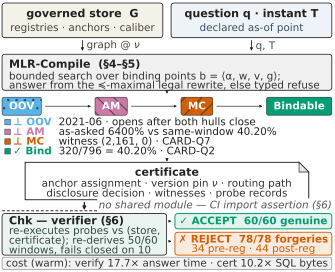

Reproduce this figure in Python.
"""Fig.2 -- from question to independently checkable decision (METHOD figure).

NEW 2026-08-27 (FIGURE_REDESIGN_SPEC v1 §3): replaces figA_partition in the
body.  Both review rounds asked for the mechanism drawn: how a question becomes
either a certified answer or a typed refusal, and why the verifier's acceptance
is independent of the compiler.  The DOC(dagger)-grammar single-column dataflow
below carries it; the four-guard partition of the old figA survives here as the
guard-chain inset (its full four-request walk moves to the technical report).

TRUST BOUNDARY.  A full-width dashed rule separates the compiler side from the
verifier side; the certificate is the ONLY object that crosses it -- the
verifier shares no project-internal module with the compiler (CI import
assertion, INDEPENDENCE_REPORT).

NUMBERS DISCIPLINE.  Every number is read from a frozen JSON and asserted before
drawing (exit non-zero on mismatch); nothing is retyped:
  * guard-chain exit instances  -> fig_data_pilot2.json["partition"]
  * ACCEPT 60/60 -> poststudy3 v6aplus_summary.json
  * REJECT 78/78 forgeries (family battery 34 F1-F5 + 31 F6-F10 + 8 F11 + 5
    pinned; the round-2 F11 count) -> poststudy4 v6aplus_v4_summary.json
  * verifier re-derives 50/60 windows, fails closed on 10
                                -> fig_data_pilot2.json["ablation"]
  * certificate field list      -> keys of a real impl/certs2/*.json
  * cost 17.7x time / 10.2x bytes (a DEPLOYMENT TAX: verifying costs MORE than
    answering -- the honest direction the eval section reports, not "verify
    << answer")             -> impl/cost_p2.json (paired warm medians)

Run:  python3 fig2_certchain.py
"""

import json
import os
import statistics

import matplotlib as mpl
import matplotlib.pyplot as plt
from matplotlib.patches import Rectangle, FancyBboxPatch, Polygon
import style as S

S.apply()
HERE = os.path.dirname(os.path.abspath(__file__))
ARTIFACT_ROOT = os.path.dirname(os.path.dirname(HERE))


def _resolve(rel):
    local = os.path.join(ARTIFACT_ROOT, rel)
    if os.path.exists(local):
        return local
    return os.path.join("/Volumes/SSD 1/explore_opportunity_cc", rel)


FD = json.load(open(os.path.join(HERE, "fig_data_pilot2.json")))
V6 = json.load(open(_resolve("pilot2/poststudy3_20260826/results/v6aplus_summary.json")))
V6_4 = json.load(open(_resolve("pilot2/poststudy4_20260827/results/v6aplus_v4_summary.json")))
COST = json.load(open(_resolve("impl/cost_p2.json")))
CERT2 = json.load(open(_resolve("impl/certs2/CARD-Q2.json")))["certificate"]
CERT7 = json.load(open(_resolve("impl/certs2/CARD-Q7.json")))["certificate"]

# ======================================================= bind + assert numbers ===
P = FD["partition"]
C = {c["tag"]: c for c in P["cells"]}
assert P["guard_chain"] == ["OOV", "AM", "MC"]
oov, am, mc, bnd = C["b"], C["c"], C["d"], C["a"]
assert oov["cls"] == "OOV" and oov["as_of"] == "2021-06"
assert am["cls"] == "AM" and abs(am["asked_value"] - 64.0) < 1e-9 \
    and abs(am["same_window_value"] - 0.4020100502512563) < 1e-12
assert mc["cls"] == "MC" and mc["num_mass"] == 2161 and mc["den_mass"] == 0 \
    and mc["qid"] == "CARD-Q7"
assert bnd["cls"] == "Bindable" and bnd["num_mass"] == 320 and bnd["den_mass"] == 796 \
    and abs(bnd["value"] - 0.4020100502512563) < 1e-12 and bnd["qid"] == "CARD-Q2"
am_asked_pct = int(round(am["asked_value"] * 100))       # 6400
am_sw_pct = 100 * am["same_window_value"]                # 40.20
bnd_pct = 100 * bnd["value"]                             # 40.20

# window re-derivation (verifier independence)
ABL = FD["ablation"]
assert ABL["window_source"]["derived"] == 50
b1 = next(r for r in ABL["rungs"] if r["id"] == "B1")
b2 = next(r for r in ABL["rungs"] if r["id"] == "B2")
assert b1["correct"] == 60 and b2["correct"] == 50 and b2["lost"] == 10
n_derived, n_failclosed = ABL["window_source"]["derived"], b2["lost"]   # 50, 10

# verdict ledger
assert V6["genuine60"]["accept"] == 60 and V6["genuine60"]["reject"] == 0
n_accept = V6["genuine60"]["accept"]
f15 = V6["old_forgeries_f1_f5"]["reject"]
f610 = V6["new_forgeries_f6_f10"]["total"]
assert V6["new_forgeries_f6_f10"]["reject"] == f610 == V6["new_forgeries_f6_f10"]["asserted_ok"]
pinned = V6["pinned_regressions"]["reject"]     # 5 round-1 pinned
# (2026-08-27, poststudy4 round 2) the F11 outer-row-filter family takes the
# forgery family battery 70 -> 78; the REJECT chip shows that family total.
f11 = V6_4["new_forgeries_f11"]["total"]
assert V6_4["new_forgeries_f11"]["reject"] == f11 == 8
assert f15 == 34 and f610 == 31 and pinned == 5
n_reject = f15 + f610 + pinned + f11
assert n_reject == V6_4["forgery_counts"]["task_formula_70_plus_f11"] == 78

# certificate field list -> real cert keys
need = {"anchors", "graph_pin", "routing", "disclosure", "probes"}
assert need <= set(CERT2.keys()), set(CERT2.keys())
assert "witness" in CERT7.get("refusal", {}), CERT7.get("refusal", {}).keys()

# cost: paired warm medians (verify / answer) -- the deployment tax direction
agg = COST["aggregate"]
sql_rows = [r for r in COST["per_certificate"] if r.get("output_kind") == "sql"]
time_ratio = agg["ratio_warm"]["median"]
byte_ratio = statistics.median([r["cert_bytes_file"] / r["sql_bytes"] for r in sql_rows])
assert round(time_ratio, 1) == 17.7, time_ratio
assert round(byte_ratio, 1) == 10.2, byte_ratio

# =========================================================== canvas (points) ===
PT = 1 / 72.0
W = S.COL_W / PT                       # exactly \columnwidth, in points
PAD = 1.5
UW = W - 2 * PAD                        # usable width
FLOOR, TITLE = 7.5, 8.0
VW = UW * 0.499                        # verifier box width (was 0.48): widened
                                       # +19pt so the SAME words wrap to 3 lines,
                                       # not 4; the width comes from rww slack.
INKC, GREY = S.INK, S.GREY

KLASS = {                              # guard-chip colour + hatch (figA semantics)
    "OOV": (S.SKY, ".."), "AM": (S.PURPLE, "\\\\"),
    "MC": (S.VERMILION, "//"), "Bindable": (S.GREEN, ""),
}

# --- vertical layout constants (y grows downward) -----------------------------
y_l1a, y_l1b = 2.0, 27.0               # lane 1 chips
y_ar1 = 39.0                           # arrows into compile
y_l2a, y_l2b = 39.0, 65.0             # lane 2 compile box
y_chip_a, y_chip_b = 70.0, 83.0       # lane 3 guard-chip row
y_exit0 = 88.0                         # lane 3 exit lines start
EXIT_H = 7.0                           # was 8.0: reclaim leading to lift cert +4
y_certa, y_certb = 117.0, 144.0       # lane 4 certificate (was 121/148: up 4pt)
y_bound = 152.0                        # trust boundary
y_l5a, y_l5b = 154.0, 184.0          # lane 5 verifier box
y_cost_a, y_cost_b = 185.5, 194.5     # cost chip
H = y_cost_b + 1.2

fig = plt.figure(figsize=(W * PT, H * PT))
fig.set_constrained_layout(False)
ax = fig.add_axes([0, 0, 1, 1])
ax.set_xlim(0, W)
ax.set_ylim(H, 0)
ax.set_axis_off()
REN = None


def txt(x, y, s, fs=FLOOR, ha="left", color=INKC, weight="normal", style_="normal", **kw):
    return ax.text(x, y, s, fontsize=fs, ha=ha, va="center", color=color,
                   fontweight=weight, fontstyle=style_, clip_on=False, **kw)


def width_pt(s, fs, **kw):
    global REN
    t = fig.text(0, 0, s, fontsize=fs, **kw)
    if REN is None:
        fig.canvas.draw()
        REN = fig.canvas.get_renderer()
    w = t.get_window_extent(renderer=REN).width / fig.dpi / PT
    t.remove()
    return w


def rbox(x, y0, y1, w, fill, edge=INKC, lw=0.6, hatch=None, r=2.2, z=2):
    p = FancyBboxPatch((x, y0), w, y1 - y0, boxstyle=f"round,pad=0,rounding_size={r}",
                       facecolor=fill, edgecolor=edge, linewidth=lw, hatch=hatch,
                       clip_on=False, zorder=z)
    ax.add_patch(p)
    return p


def arrow(x0, y0, x1, y1, lw=0.6, color=INKC, ms=4.0):
    ax.annotate("", xy=(x1, y1), xytext=(x0, y0),
                arrowprops=dict(arrowstyle="-|>", lw=lw, color=color, mutation_scale=ms),
                annotation_clip=False, zorder=4)


# =============================================================== lane 1 ==========
gap = 6.0
w1 = (UW - gap) / 2.0
lx, rx = PAD, PAD + w1 + gap
rbox(lx, y_l1a, y_l1b, w1, "#F4F1E8")
# store named G (its version axis nu is labelled full-size on the arrow below
# and in the certificate); avoiding a mathtext subscript keeps every glyph >=7.5pt
txt(lx + w1 / 2, y_l1a + 8.0, "governed store  G", fs=TITLE, ha="center", weight="bold")
txt(lx + w1 / 2, y_l1a + 18.0, "registries · anchors · caliber", fs=FLOOR, ha="center", color="#4A4636")
rbox(rx, y_l1a, y_l1b, w1, "#EEF3F8")
txt(rx + w1 / 2, y_l1a + 8.0, "question q · instant T", fs=TITLE, ha="center", weight="bold")
txt(rx + w1 / 2, y_l1a + 18.0, "declared as-of point", fs=FLOOR, ha="center", color="#3A5063")

# arrows down into compile, each labelled on the arrow (DriftBench trick)
arrow(lx + w1 / 2, y_l1b, lx + w1 / 2, y_l2a - 0.5, ms=4.0)
arrow(rx + w1 / 2, y_l1b, rx + w1 / 2, y_l2a - 0.5, ms=4.0)
txt(lx + w1 / 2 + 3.0, (y_l1b + y_l2a) / 2, r"graph @ $\nu$", fs=FLOOR, ha="left", color="#4A4636")
txt(rx + w1 / 2 + 3.0, (y_l1b + y_l2a) / 2, "q, T", fs=FLOOR, ha="left", color="#3A5063")

# =============================================================== lane 2 ==========
rbox(PAD, y_l2a, y_l2b, UW, "#F0F0F0")
txt(PAD + 5, y_l2a + 7.5, "MLR-Compile  (§4–§5)", fs=TITLE, ha="left", weight="bold")
txt(PAD + 5, y_l2a + 16.0,
    r"bounded search over binding points b = ⟨α, w, v, g⟩;", fs=FLOOR, ha="left", color="#333333")
txt(PAD + 5, y_l2a + 22.5,
    r"answer from the ≼-maximal legal rewrite, else typed refuse", fs=FLOOR, ha="left", color="#333333")
arrow(W / 2, y_l2b, W / 2, y_chip_a - 0.5, ms=4.0)

# ===================================================== lane 3: guard-chain inset ==
chain = ["OOV", "AM", "MC", "Bindable"]
cw = {k: width_pt(k, FLOOR, fontweight="bold") + 10.0 for k in chain}
total = sum(cw.values())
sepn = (UW - total) / (len(chain) - 1)
cx = PAD
chip_x = {}
for i, k in enumerate(chain):
    col, hat = KLASS[k]
    chip_x[k] = cx
    rbox(cx, y_chip_a, y_chip_b, cw[k], col, edge=INKC, lw=0.4, hatch=hat, r=1.6, z=3)
    txt(cx + cw[k] / 2, (y_chip_a + y_chip_b) / 2, k, fs=FLOOR, ha="center",
        color="white", weight="bold")
    if i < len(chain) - 1:
        xa = cx + cw[k]
        xb = xa + sepn
        arrow(xa + 1.0, (y_chip_a + y_chip_b) / 2, xb - 1.0, (y_chip_a + y_chip_b) / 2,
              lw=0.5, ms=3.4)
    cx += cw[k] + sepn

# exit lines: colour square + bold class tag + bound instance (one per chip,
# in the frozen chip order so line i corresponds to chip i above)
TAGDISP = {"OOV": "OOV", "AM": "AM", "MC": "MC", "Bindable": "Bind"}
EXITS = [
    ("OOV", "⊥", f"{oov['as_of']} · opens after both hulls close"),
    ("AM", "⊥", f"as-asked {am_asked_pct}% vs same-window {am_sw_pct:.2f}%"),
    ("MC", "⊥", f"witness ({mc['num_mass']:,}, {mc['den_mass']}) · CARD-Q7"),
    ("Bindable", "✓", f"{bnd['num_mass']}/{bnd['den_mass']} = {bnd_pct:.2f}% · CARD-Q2"),
]
x_sq, x_tag = PAD + 2.0, PAD + 8.0
x_inst = x_tag + max(width_pt(f"{g} {TAGDISP[k]}", FLOOR, fontweight="bold")
                     for k, g, _ in EXITS) + 5.0
for i, (k, glyph, s) in enumerate(EXITS):
    col = KLASS[k][0]
    yy = y_exit0 + i * EXIT_H
    ax.add_patch(Rectangle((x_sq, yy - 2.0), 4.0, 4.0, facecolor=col,
                           edgecolor=INKC, lw=0.3, clip_on=False, zorder=3))
    txt(x_tag, yy, f"{glyph} {TAGDISP[k]}", fs=FLOOR, ha="left", color=col, weight="bold")
    txt(x_inst, yy, s, fs=FLOOR, ha="left", color=INKC)
arrow(W / 2, y_exit0 + len(EXITS) * EXIT_H - 3.0, W / 2, y_certa - 0.5, ms=4.0)

# ===================================================== lane 4: the certificate ====
cw_doc = UW * 0.86
cx0 = (W - cw_doc) / 2
fold = 7.0
# document body with a folded top-right corner
ax.add_patch(Polygon([(cx0, y_certb), (cx0, y_certa), (cx0 + cw_doc - fold, y_certa),
                      (cx0 + cw_doc, y_certa + fold), (cx0 + cw_doc, y_certb)],
                     closed=True, facecolor="#FFFFFF", edgecolor=INKC, lw=0.7,
                     clip_on=False, zorder=3))
ax.add_patch(Polygon([(cx0 + cw_doc - fold, y_certa), (cx0 + cw_doc - fold, y_certa + fold),
                      (cx0 + cw_doc, y_certa + fold)], closed=True, facecolor="#E8E8E8",
                     edgecolor=INKC, lw=0.5, clip_on=False, zorder=4))
txt(cx0 + cw_doc / 2, y_certa + 7.5, "certificate", fs=TITLE, ha="center", weight="bold", zorder=5)
txt(cx0 + cw_doc / 2, y_certa + 16.0, r"anchor assignment · version pin $\nu$ · routing path",
    fs=FLOOR, ha="center", color="#333333", zorder=5)
txt(cx0 + cw_doc / 2, y_certa + 22.5, "disclosure decision · witnesses · probe records",
    fs=FLOOR, ha="center", color="#333333", zorder=5)

# the one object that crosses the trust boundary.  Routed into the CENTRE of the
# verifier box (left of the right-aligned boundary label, whose left edge is
# ~x71) so the crossing arrow stays fully visible AND the label is never struck
# through -- both defects the review flagged at x=W/2 are removed at once.
x_cross = PAD + VW / 2
arrow(x_cross, y_certb, x_cross, y_l5a - 0.5, lw=0.9, ms=5.0)

# ===================================================== the trust boundary =========
ax.plot([PAD, W - PAD], [y_bound, y_bound], lw=0.7, ls=(0, (3, 2)), color=INKC,
        clip_on=False, zorder=2)
# label now centred in the ~8pt clear band (cert bottom 144 .. rule 152); an
# opaque white bbox masks the dashed rule and the crossing arrow shaft behind
# the glyphs (rule 152 / verifier 154 fixed; no footprint growth).
txt(W - PAD, y_bound - 4.0, "no shared module — CI import assertion (§6)", fs=FLOOR,
    ha="right", color="#555555", style_="italic", zorder=6,
    bbox=dict(boxstyle="square,pad=0.15", facecolor="white", edgecolor="none"))

# ===================================================== lane 5: the verifier =======
vw = VW                                # (defined up top so the crossing arrow
rbox(PAD, y_l5a, y_l5b, vw, "#EAF3EF")  # can be centred on this box)
v_title = "Chk — verifier (§6)"
# 3 lines (was 4) at 7.0pt pitch (was 5.3) so descenders/caps never touch; the
# frozen numbers 50/60 and 10 are verbatim.
v_body = [f"re-executes probes vs (store,",
          f"certificate); re-derives {n_derived}/60",
          f"windows, fails closed on {n_failclosed}"]
txt(PAD + 5, y_l5a + 5.5, v_title, fs=TITLE, ha="left", weight="bold")
for j, ln in enumerate(v_body):
    txt(PAD + 5, y_l5a + 12.5 + j * 7.0, ln, fs=FLOOR, ha="left", color="#2E4A40")

rxb = PAD + vw + 6.0
rww = W - PAD - rxb
# ACCEPT chip
rbox(rxb, y_l5a, y_l5a + 11.0, rww, "#E3F2EC", edge=S.GREEN, lw=0.7)
acc_s = f"✓ ACCEPT  {n_accept}/60 genuine"
txt(rxb + rww / 2, y_l5a + 5.5, acc_s, fs=FLOOR, ha="center", color=S.GREEN, weight="bold")
arrow(PAD + vw, y_l5a + 5.5, rxb - 0.5, y_l5a + 5.5, lw=0.5, ms=3.4)
# REJECT chip (two lines)
rbox(rxb, y_l5a + 13.5, y_l5b, rww, "#FBEAE0", edge=S.VERMILION, lw=0.7)
rej_s = f"✗ REJECT  {n_reject}/{n_reject} forgeries"
# family breakdown 34+31+8+5 does not fit the chip at 7.5pt; the pre/post
# split (matching E5's "34 pre-registered ... 44 post-registered") sums to the
# same 78 and fits.  The full F1-F11 + pinned breakdown is in E5 and the TR.
rej_sub = f"{f15} pre-reg · {f610 + pinned + f11} post-reg"
txt(rxb + rww / 2, y_l5a + 18.7, rej_s, fs=FLOOR, ha="center", color=S.VERMILION, weight="bold")
txt(rxb + rww / 2, y_l5a + 25.5, rej_sub, fs=FLOOR, ha="center", color=S.VERMILION)
arrow(PAD + vw, y_l5a + 20.0, rxb - 0.5, y_l5a + 20.0, lw=0.5, ms=3.4)

# ===================================================== the cost chip ==============
rbox(PAD, y_cost_a, y_cost_b, UW, "#F2F2F2", edge=GREY, lw=0.5, r=1.6)
cost_s = (f"cost (warm): verify {time_ratio:.1f}× answer time · "
          f"cert {byte_ratio:.1f}× SQL bytes")
txt(W / 2, (y_cost_a + y_cost_b) / 2, cost_s, fs=FLOOR, ha="center", color="#333333")

out = os.path.join(HERE, "fig2_certchain.pdf")
with mpl.rc_context({"savefig.bbox": None}):
    fig.savefig(out, metadata={"CreationDate": None})
print("wrote", out)

# ---- width self-assertions (prove 7.5pt fits at \columnwidth) -----------------
for k, glyph, s in EXITS:
    tagw = width_pt(f"{glyph} {TAGDISP[k]}", FLOOR, fontweight="bold")
    assert x_tag + tagw < x_inst, (k, "tag collides", round(tagw, 1))
    assert x_inst + width_pt(s, FLOOR) < W - PAD, (k, round(width_pt(s, FLOOR), 1))
assert width_pt(cost_s, FLOOR) < UW - 4, round(width_pt(cost_s, FLOOR), 1)
# lane-5 text must fit its box / chip
assert width_pt(v_title, TITLE, fontweight="bold") < vw - 8, round(width_pt(v_title, TITLE, fontweight="bold"), 1)
for ln in v_body:
    assert width_pt(ln, FLOOR) < vw - 8, (ln, round(width_pt(ln, FLOOR), 1))
for s in (acc_s, rej_s, rej_sub):
    assert width_pt(s, FLOOR, fontweight="bold") < rww - 4, (s, round(width_pt(s, FLOOR, fontweight="bold"), 1))
print(f"  guards: OOV {oov['as_of']} | AM {am_asked_pct}%/{am_sw_pct:.2f}% | "
      f"MC ({mc['num_mass']},{mc['den_mass']}) | Bindable {bnd['num_mass']}/{bnd['den_mass']}={bnd_pct:.2f}%")
print(f"  verdicts: ACCEPT {n_accept}/60 · REJECT {n_reject}/{n_reject} = {f15}+{f610}+{f11}+{pinned}")
print(f"  windows: derived {n_derived}/60 · fail-closed {n_failclosed}")
print(f"  cost: {time_ratio:.1f}x time · {byte_ratio:.1f}x bytes (verify > answer)")

# ---- footprint self-assertion -------------------------------------------------
try:
    from pypdf import PdfReader
except Exception:
    from PyPDF2 import PdfReader
mb = PdfReader(out).pages[0].mediabox
w_in, h_in = float(mb.width) / 72.0, float(mb.height) / 72.0
print(f"  box {w_in:.3f} x {h_in:.3f} in  (ceiling 3.35 x 2.75)")
assert w_in <= 3.35 + 0.02 and h_in <= 2.75 + 0.001, (w_in, h_in)
